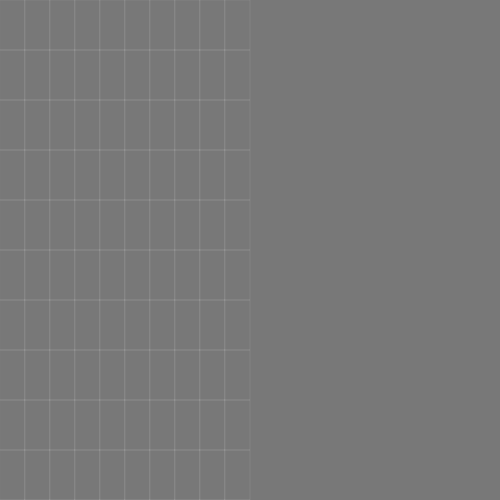
Frame 1 (no input)
Frame 60 (no input): identical to frame 1, image omitted
Frame 120 (the mouse pressed at the canvas centre since frame 60): identical to frame 1, image omitted

The p5.js sketch that drew this single still picture (run headless with seeded random() and noise() and a simulated clock; from frame 60 on, the mouse is pressed at the canvas centre):

// p5.js sketch
// ── sketch.js
// Week 01 - Day 02

let showGrid = true;
function setup() {
    createCanvas(500,500);
    background(120);

    if (showGrid == true) {
        grid(20, 10);
    }
}

function draw() {
}
// ── function.js
function grid(numGridX, numGridY) {
    let amountX = width / numGridX;
    let amountY = height / numGridY;
    for (let j = 0; j < numGridX; j++) {
        for (let i = 0; i < numGridY; i++) {
            noFill();
            stroke(255, 20);
            rect(i * amountX, j * amountY, amountX, amountY);
        }
    }
}
